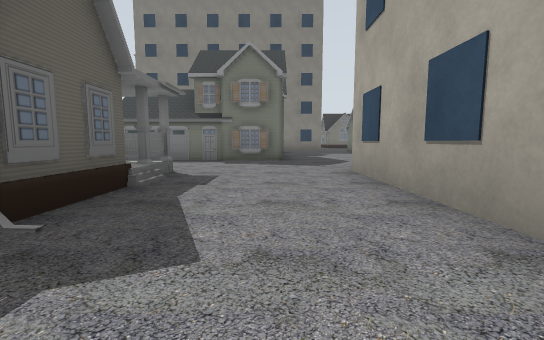
[1] (above)

24 first-person views from a walk through a Gazebo world. The camera is 0.94 m above the floor, tilts 6° down and sees 90° across. The floor is counted in squares, 2 m on a side. Each view is taken from the middle of a square. On the plan, view 1 faces up. The plan holds only what a view shows up to about 9 squares ahead; the rest is blank. The place goes on beyond the plan. Some stock models are drawn as simple stand-ins. Some surface patterns are stand-ins.

[2]
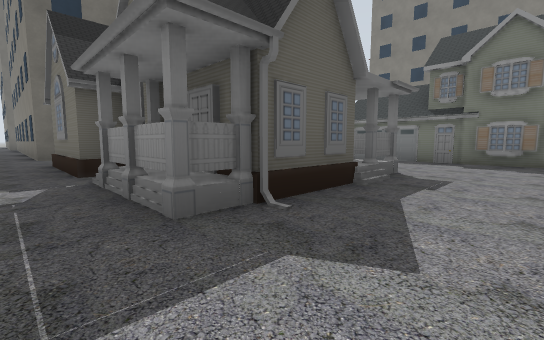

[3]
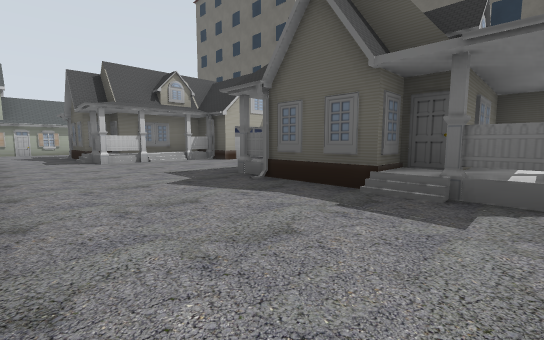

[4]
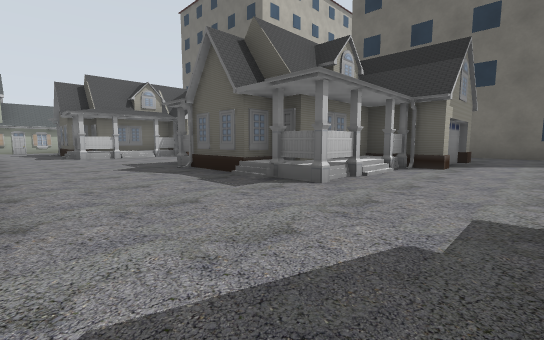

[5]
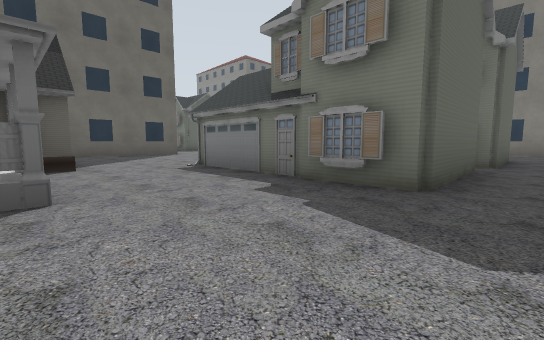

[6]
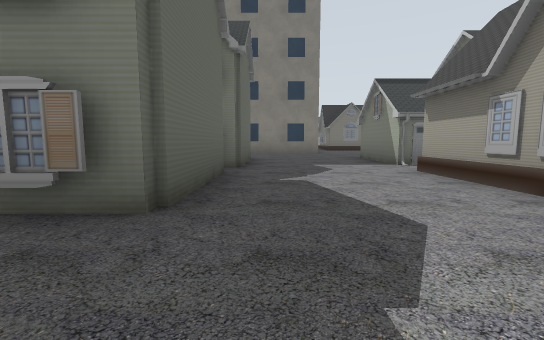

[7]
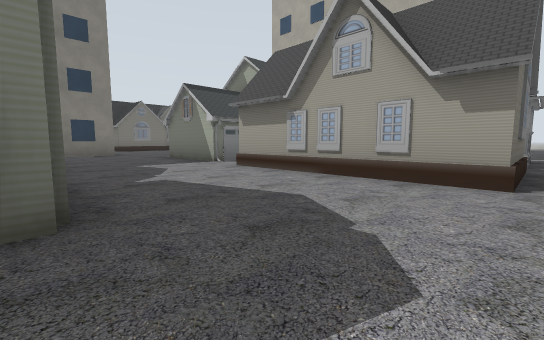

[8]
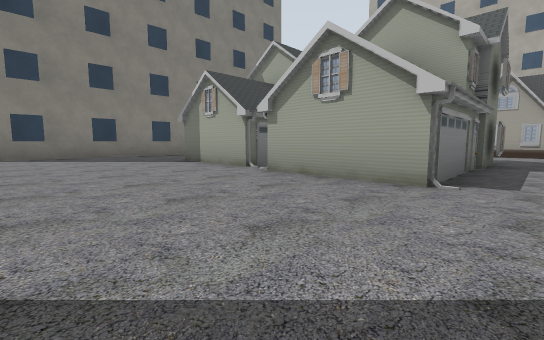

[9]
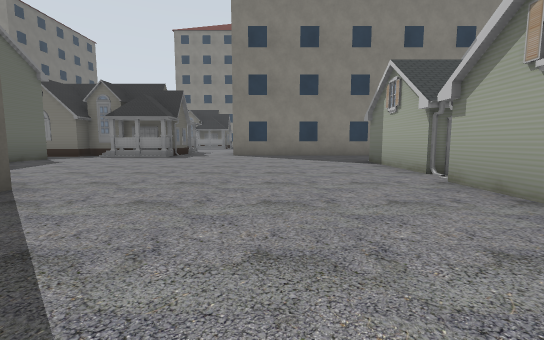

[10]
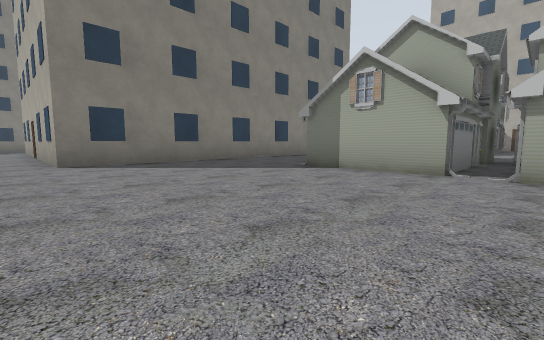

[11]
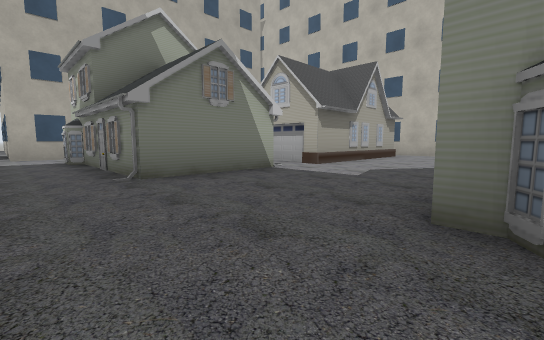

[12]
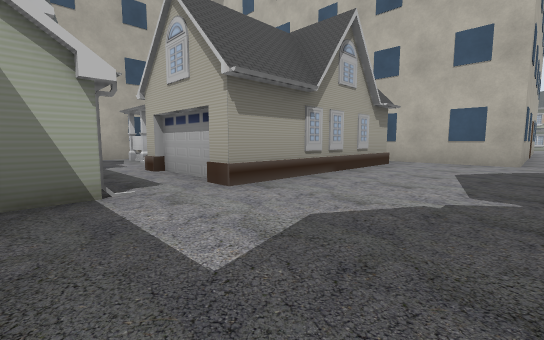

[13]
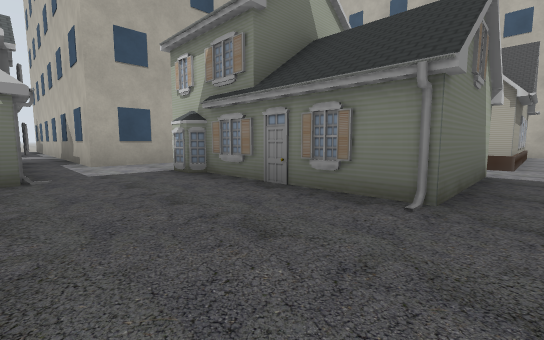

[14]
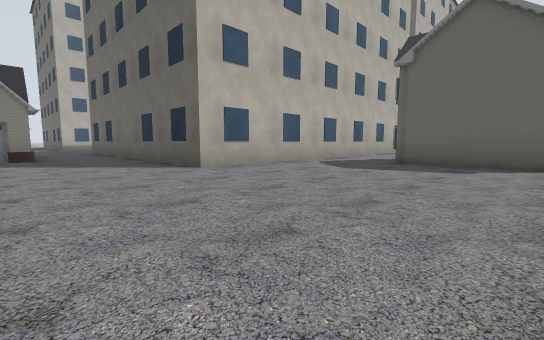

[15]
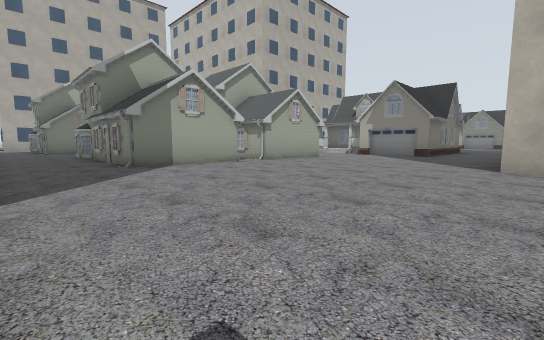

[16]
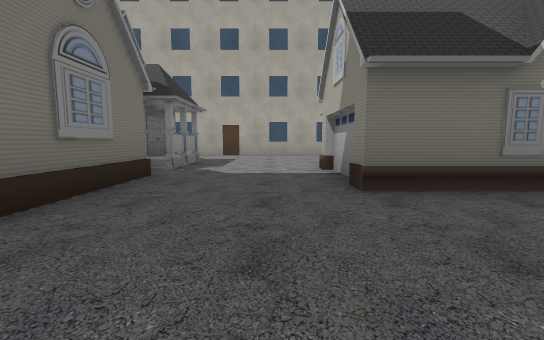

[17]
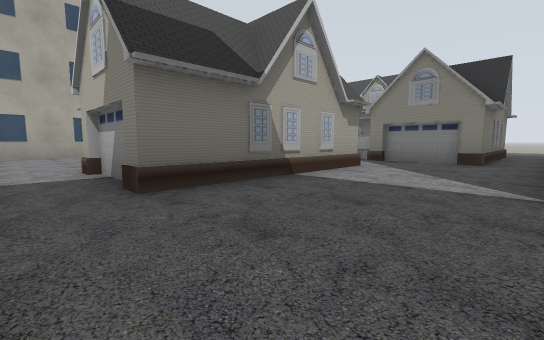

[18]
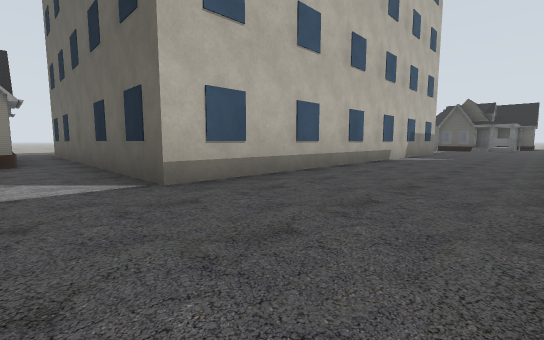

[19]
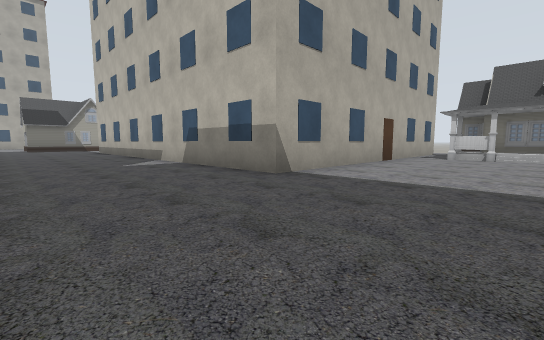

[20]
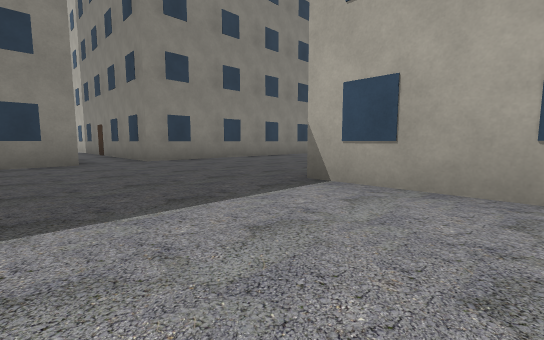

[21]
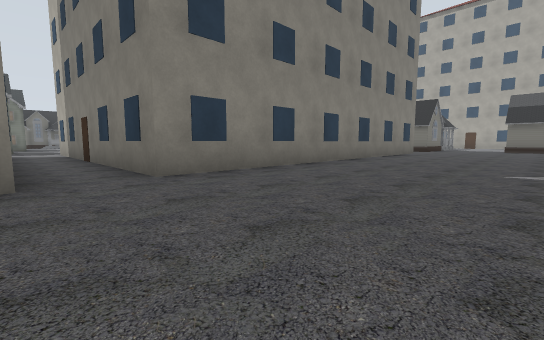

[22]
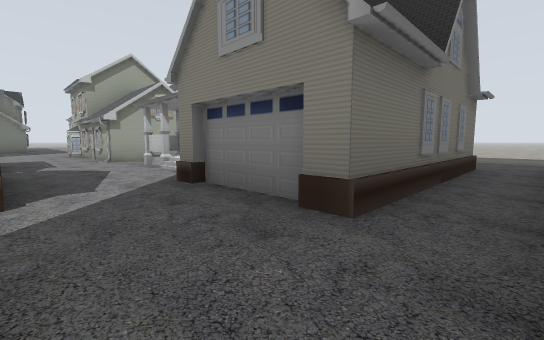

[23]
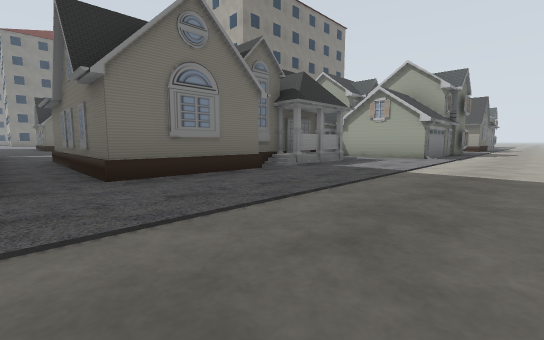

[24]
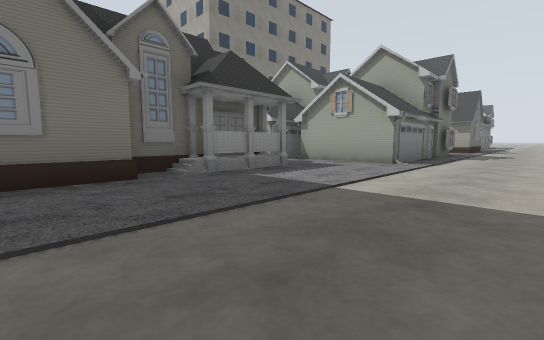

### Floor plan
Key: @ floor where view 1 was taken; . main floor; : floor 0.25 m higher than the main floor; / step, stairs or slope; H house; B building.
Columns run from 21 left of view 1 to 15 right of it. Each row starts with its distance up from view 1.
 15         HHHH..BBBBBBBBBB....HHHHH.
 14          ...........................
 13          H...............H..H.BBBBBBB
 12          H........HHHH...H H  B
 11         HH.........HHH...H HH B
 10        ...........HHHH....... B
  9        ..........HHHHH...HH...B
  8   .B  BBBBBBB....H.HHH...H  HHB
  7   .B        B....HHHHH...H
  6   .B        B............HHHHH
  5   .B        B.................
  4   .B        B..HHH/H...BBBBBBB
  3   .B        B..HHHHH...B
  2   .B        B..H HHH...B
  1 BB.BBBBBBBBBB..HH.::...B
  0 .....................@.B
 -1 .......................B
 -2 ................HH.....B
 -3 ................HH   ..B
 -4 ...BBBBBBBBBB...HHH H..
 -5 ...B        B...H  HH..
 -6 ...B        B...H .HH....
 -7 ...B        B............
 -8 ...B        B.HHHHH.HHHHH
 -9 .H.B        B.H HHHHH.H
-10 HH.B        B.HHHHH HHHH
-11 HHHB        B.HHHHHH.HHH
-12              ........H.H
-13              ........HHHH..
-14              ..............
-15              ..............

Where each view was taken, in squares from view 1:
view 1: 0 up, 0 right, facing up
view 2: 0 up, 0 right, facing up-left
view 3: 4 up, 1 right, facing down-left
view 4: 6 up, 1 right, facing down-left
view 5: 4 up, 1 right, facing up-left
view 6: 5 up, 1 right, facing up
view 7: 5 up, 0 right, facing up-right
view 8: 6 up, 7 left, facing up-right
view 9: 6 up, 6 left, facing up
view 10: 9 up, 8 left, facing up-right
view 11: 14 up, 0 right, facing down-right
view 12: 11 up, 1 right, facing down-right
view 13: 15 up, 3 right, facing down-right
view 14: 13 up, 6 left, facing down-left
view 15: 14 up, 9 left, facing down-right
view 16: 1 down, 8 left, facing right
view 17: 1 down, 8 left, facing down-right
view 18: 1 down, 7 left, facing down-left
view 19: 1 down, 21 left, facing down-right
view 20: 6 down, 21 left, facing up-right
view 21: 3 down, 20 left, facing up-right
view 22: 6 down, 8 left, facing down-right
view 23: 15 down, 8 left, facing up-right
view 24: 15 down, 6 left, facing up-right
